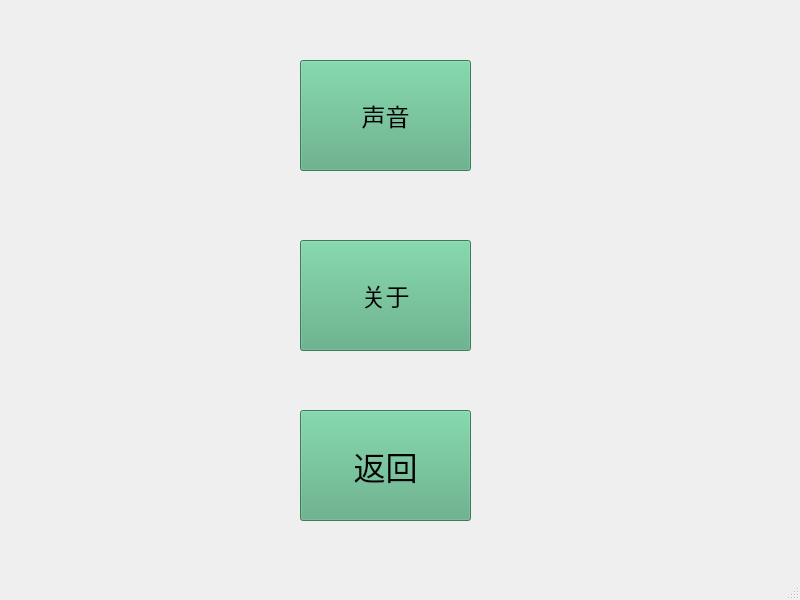
<?xml version="1.0" encoding="UTF-8"?>
<ui version="4.0">
 <class>settingWindow</class>
 <widget class="QMainWindow" name="settingWindow">
  <property name="geometry">
   <rect>
    <x>0</x>
    <y>0</y>
    <width>800</width>
    <height>600</height>
   </rect>
  </property>
  <property name="font">
   <font>
    <pointsize>24</pointsize>
   </font>
  </property>
  <property name="windowTitle">
   <string>Setting</string>
  </property>
  <widget class="QWidget" name="centralwidget">
   <widget class="QPushButton" name="btu1">
    <property name="geometry">
     <rect>
      <x>300</x>
      <y>410</y>
      <width>171</width>
      <height>111</height>
     </rect>
    </property>
    <property name="styleSheet">
     <string notr="true">QWidget {
    /* 分层背景：图片在下，渐变在上 */
    background-image: url(:/res/1.jpg),
                     qradialgradient(spread:repeat,
                                    cx:0.5, cy:0.5, radius:0.077,
                                    fx:0.5, fy:0.5,
                                    stop:0 rgba(0, 169, 255, 58),
                                    stop:0.5 rgba(0, 0, 0, 58),
                                    stop:1 rgba(0, 169, 255, 58));
    
    /* 背景混合模式 */
    background-blend-mode: overlay;
    
    /* 备用背景色 */
    background-color: rgb(85, 170, 127);
    
    /* 字体设置 */
    font: 18pt &quot;Microsoft PhagsPa&quot;;
}</string>
    </property>
    <property name="text">
     <string>返回</string>
    </property>
   </widget>
   <widget class="QPushButton" name="btu2">
    <property name="geometry">
     <rect>
      <x>300</x>
      <y>60</y>
      <width>171</width>
      <height>111</height>
     </rect>
    </property>
    <property name="font">
     <font>
      <family>Microsoft PhagsPa</family>
      <pointsize>18</pointsize>
      <italic>false</italic>
      <bold>false</bold>
     </font>
    </property>
    <property name="styleSheet">
     <string notr="true">QWidget {
    /* 分层背景：图片在下，渐变在上 */
    background-image: url(:/res/1.jpg),
                     qradialgradient(spread:repeat,
                                    cx:0.5, cy:0.5, radius:0.077,
                                    fx:0.5, fy:0.5,
                                    stop:0 rgba(0, 169, 255, 58),
                                    stop:0.5 rgba(0, 0, 0, 58),
                                    stop:1 rgba(0, 169, 255, 58));
    
    /* 背景混合模式 */
    background-blend-mode: overlay;
    
    /* 备用背景色 */
    background-color: rgb(85, 170, 127);
    
    /* 字体设置 */
    font: 18pt &quot;Microsoft PhagsPa&quot;;
}</string>
    </property>
    <property name="text">
     <string>声音</string>
    </property>
    <property name="checkable">
     <bool>true</bool>
    </property>
   </widget>
   <widget class="QPushButton" name="btu3">
    <property name="geometry">
     <rect>
      <x>300</x>
      <y>240</y>
      <width>171</width>
      <height>111</height>
     </rect>
    </property>
    <property name="font">
     <font>
      <family>Microsoft PhagsPa</family>
      <pointsize>18</pointsize>
      <italic>false</italic>
      <bold>false</bold>
     </font>
    </property>
    <property name="styleSheet">
     <string notr="true">QWidget {
    /* 分层背景：图片在下，渐变在上 */
    background-image: url(:/res/1.jpg),
                     qradialgradient(spread:repeat,
                                    cx:0.5, cy:0.5, radius:0.077,
                                    fx:0.5, fy:0.5,
                                    stop:0 rgba(0, 169, 255, 58),
                                    stop:0.5 rgba(0, 0, 0, 58),
                                    stop:1 rgba(0, 169, 255, 58));
    
    /* 背景混合模式 */
    background-blend-mode: overlay;
    
    /* 备用背景色 */
    background-color: rgb(85, 170, 127);
    
    /* 字体设置 */
    font: 18pt &quot;Microsoft PhagsPa&quot;;
}</string>
    </property>
    <property name="text">
     <string>关于</string>
    </property>
   </widget>
  </widget>
  <widget class="QMenuBar" name="menubar">
   <property name="geometry">
    <rect>
     <x>0</x>
     <y>0</y>
     <width>800</width>
     <height>36</height>
    </rect>
   </property>
  </widget>
  <widget class="QStatusBar" name="statusbar"/>
 </widget>
 <resources/>
 <connections/>
</ui>
